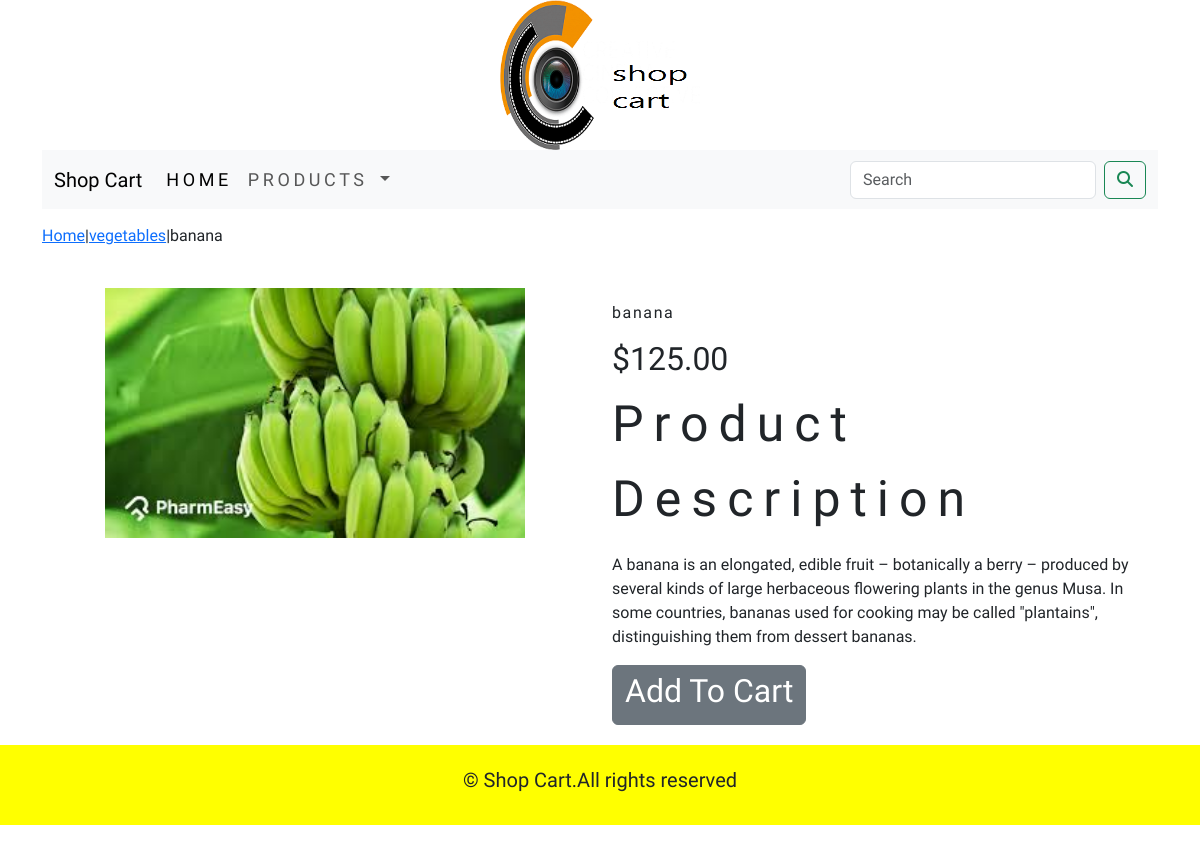
The page /shop/vegetables/banana/ on the database its author committed.
### shopping_cart/models.py (models this page shows, shortened)
class Product(models.Model):
    name=models.CharField(max_length=250,unique=True)
    slug=models.SlugField(max_length=250,unique=True)
    description=models.TextField(blank=True)
    price=models.DecimalField(max_digits=10,decimal_places=2)
    category=models.ForeignKey(Category,on_delete=models.CASCADE)
    image=models.ImageField(upload_to='product',blank=True)
    stock=models.IntegerField()
    available=models.BooleanField(default=True)
    created=models.DateTimeField(auto_now_add=True)
    updated=models.DateTimeField(auto_now=True)
    class Meta:
        ordering = ('name',)
        verbose_name = 'product'
        verbose_name_plural = 'products'

class Category(models.Model):
    name=models.CharField(max_length=250,unique=True)
    slug=models.SlugField(max_length=250,unique=True)
    description=models.TextField(blank=True)
    image=models.ImageField(upload_to='category',blank=True)
    class Meta:
        ordering=('name',)
        verbose_name='category'
        verbose_name_plural='categories'
    def get_url(self):
        return reverse('shop:Products_by_Category',args=[self.slug])
    def __str__(self):
        return '{}'.format(self.name)

### shopping_cart/views.py (the view)
# urls.py: path("<slug:c_slug>/<slug:product_slug>/",views.proDetail,name='proCatDetail'),
def proDetail(request,c_slug,product_slug):
    try:
        product=Product.objects.get(category__slug=c_slug,slug=product_slug)
    except Exception as e:
        raise e
    return render(request,'product.html',{'product':product})

### cart/context_processors.py (called while the page is built)
def counter(request):
    item_count=0
    if 'admin' in request.path:
        return {}
    else:
        try:
            cart=Cart.objects.filter(cart_id=_cart_id(request))
            car_items=CartItem.objects.all().filter(cart=cart[:1])
            for cart_item in car_items:
                item_count +=cart_item.quantity
        except Cart.DoesNotExist:
            item_count = 0
    return dict(item_count=item_count)

### cart/views.py (called while the page is built)
def _cart_id(request):
    cart=request.session.session_key
    if not cart:
        cart=request.session.create()
    return cart

### shopping_cart/context_processors.py (called while the page is built)
def menu_links(request):
    links=Category.objects.all()
    return dict(links=links)

### templates/product.html (shortened to what this page needs)
{% extends 'base.html' %}
{% load static %}
{% block content %}
<div class="row my_prod_row_class">
    <div class="mx-auto">
        <p><a href="{% url 'shop:allProdCat' %}">Home</a>|<a
                href="{{product.category.get_url}}">{{product.category}}</a>|{{product.name}} </p>
    </div>
    <div class="container">
        <br>
        <div class="row">
            <div class="col-12 col-sm-12 col-md-12 col-lg-6 text-center">
                <div style="min-width:18rem">
                    <img src="{{product.image.url}}" alt="{{product.name}}" style="width:auto;height:250px;">
                </div>
            </div>
            <div class="col-12 col-sm-12 col-md-12 col-lg-6">
                <h1 class="my_prod_title">{{product.name}}</h1>
                <h2>${{product.price}}</h2>
                <p class="my_title">Product Description</p>
                <p class="text-justify my_prod_text">{{product.description}}</p>
                {% if product.stock <= 0 %}
                <h2 class="text-justify my_prod_text"><b>Out Of Stock</b></h2>
                {% else %}
                <a class="btn btn-secondary" href="{% url 'cart:add_cart' product.id  %}"><h2>Add To Cart</h2></a>
                {% endif %}
            </div>
        </div>
    </div>
    <br>
  </div>
    {% endblock %}

### static/css/custom.css (style rules this page uses)
.my_title { font-size:50px; text_transform:uppercase; letter-spacing:.2em; }
.my_prod_row_class { padding-top:15px; padding-bottom:20px; }
.my_prod_title { font-size:16px; text_transform:uppercase; letter-spacing:.1em; padding-top:15px; padding-bottom:10px; }
.my_prod_text { padding-right:20px; }

### rows shown on the page
Product: category "vegetables", name "banana", image (picture), price "125.00", description "A banana is an elongated, edible fruit – botanically a berry – produced by several kinds of large herbaceous flowering plants in the genus Musa. In some countries, bananas used for cooking may be called \"plantains\", distinguishing them from dessert bananas."
